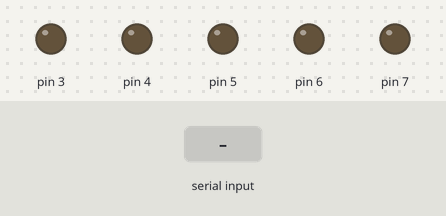
Bench run of a sketch on a simulated Arduino Uno, built with avr-gcc and run on an emulated ATmega328P. Parts: output pins drawn as LEDs (lit = HIGH). Dashed ring = blinking. Inputs (shaded band) come from the test bench.

Above: at 1.2 s.
1.3 s: "90,45\n" received over Serial
At 4.1 s:
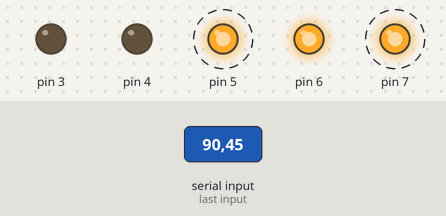
7.3 s: "30,150\n" received over Serial
At 12.2 s:
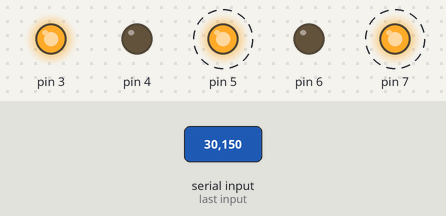
13.3 s: "200\n" received over Serial
16.3 s: "1\n" received over Serial
At 19.1 s:
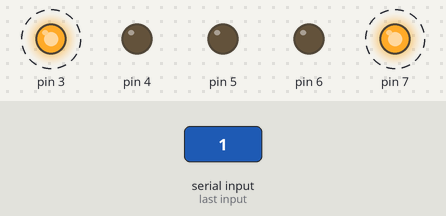
19.3 s: "5\n" received over Serial
At 22.3 s:
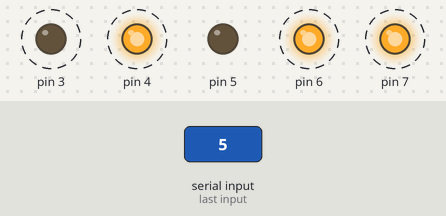
Timing chart, 0 to 23.3 s (numbered marks = the images above; inputs shaded):
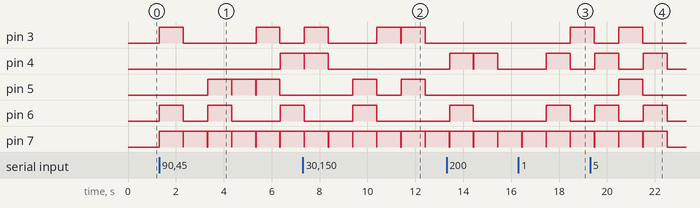

The sketch:

tube.ino
```cpp
void setup()
{
  for(int pin=3;pin<=7;pin++)
  {
    pinMode(pin,OUTPUT);
    digitalWrite(pin,LOW);
    Serial.begin(9600);}
}
void loop()
{
 for(int pin=3;pin<=7;pin++)
  digitalWrite(pin,LOW);
  delay(10);
 int income;
 if(Serial.available()>0)
 {
   income=Serial.read()-'0';
   if((income&1)==1)
   digitalWrite(3,HIGH);
   if((income>>1&1)==1)
      digitalWrite(4,HIGH);
   if((income>>2&1)==1)
      digitalWrite(5,HIGH);
   if((income>>3&1)==1)
      digitalWrite(6,HIGH);

   digitalWrite(7,HIGH);
   delay(1000);
   }}
```

Measured:
- after the input at 1.3 s, pin 3: alternates HIGH for 1.0 s and LOW for 3.0 s, starting at once; pin 4: LOW → HIGH after 5.1 s
- after the input at 7.3 s, pin 3: goes HIGH 1.0 s, LOW 2.0 s, HIGH 1.0 s, LOW 0.01 s, HIGH 1.0 s, then LOW, starting after 0.07 s; pin 5: alternates HIGH for 1.0 s and LOW for 1.0 s, starting after 2.1 s
- after the input at 16.3 s, pin 3: LOW → HIGH after 2.2 s
- after the input at 19.3 s, pin 5: LOW → HIGH after 1.2 s, → LOW 1.0 s later
